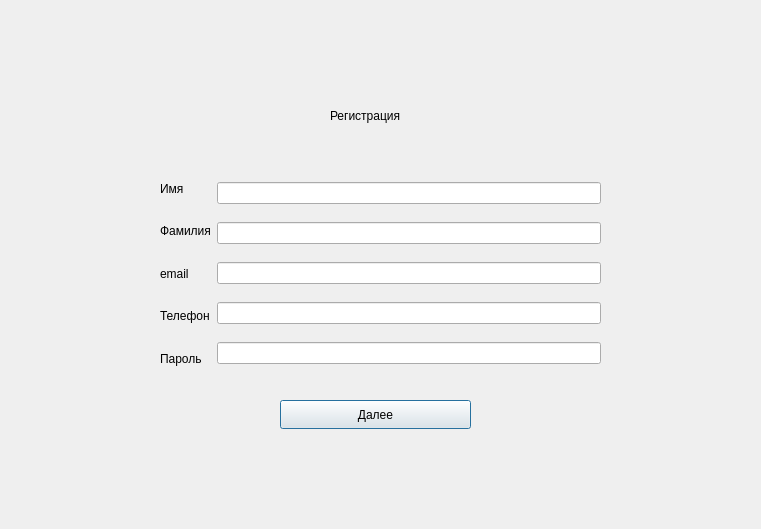
<?xml version="1.0" encoding="UTF-8"?>
<ui version="4.0">
 <class>RegisterWindow</class>
 <widget class="QDialog" name="RegisterWindow">
  <property name="windowTitle">
   <string>Регистрация</string>
  </property>
  <widget class="QLabel" name="label">
   <property name="geometry">
    <rect>
     <x>330</x>
     <y>100</y>
     <width>91</width>
     <height>31</height>
    </rect>
   </property>
   <property name="text">
    <string>Регистрация</string>
   </property>
  </widget>
  <widget class="QPushButton" name="pushButton">
   <property name="geometry">
    <rect>
     <x>280</x>
     <y>400</y>
     <width>191</width>
     <height>29</height>
    </rect>
   </property>
   <property name="text">
    <string>Далее</string>
   </property>
  </widget>
  <widget class="QWidget" name="">
   <property name="geometry">
    <rect>
     <x>160</x>
     <y>170</y>
     <width>441</width>
     <height>207</height>
    </rect>
   </property>
   <layout class="QHBoxLayout" name="horizontalLayout">
    <item>
     <layout class="QVBoxLayout" name="verticalLayout_2">
      <item>
       <widget class="QLabel" name="label_2">
        <property name="layoutDirection">
         <enum>Qt::LayoutDirection::LeftToRight</enum>
        </property>
        <property name="text">
         <string>Имя</string>
        </property>
       </widget>
      </item>
      <item>
       <widget class="QLabel" name="label_3">
        <property name="text">
         <string>Фамилия</string>
        </property>
       </widget>
      </item>
      <item>
       <widget class="QLabel" name="label_4">
        <property name="text">
         <string>email</string>
        </property>
       </widget>
      </item>
      <item>
       <widget class="QLabel" name="label_5">
        <property name="text">
         <string>Телефон</string>
        </property>
       </widget>
      </item>
      <item>
       <widget class="QLabel" name="label_6">
        <property name="text">
         <string>Пароль</string>
        </property>
       </widget>
      </item>
     </layout>
    </item>
    <item>
     <layout class="QVBoxLayout" name="verticalLayout">
      <item>
       <widget class="QLineEdit" name="name"/>
      </item>
      <item>
       <widget class="QLineEdit" name="last_name"/>
      </item>
      <item>
       <widget class="QLineEdit" name="email"/>
      </item>
      <item>
       <widget class="QLineEdit" name="phone"/>
      </item>
      <item>
       <widget class="QLineEdit" name="password"/>
      </item>
     </layout>
    </item>
   </layout>
  </widget>
 </widget>
 <resources/>
 <connections/>
</ui>
